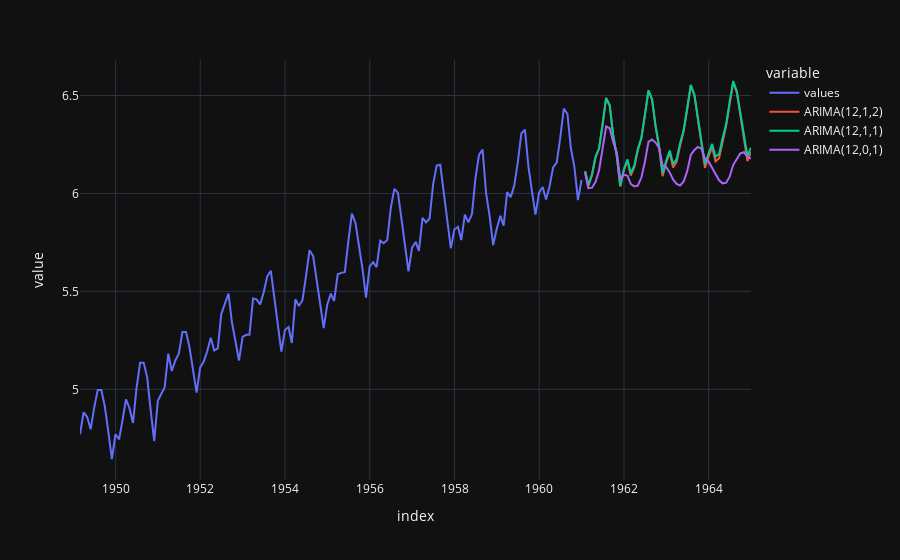

The notebook cell saved with this chart:
### Code cell
df_forecast = utils.get_model_forecast(df_forecast, "values", order=(12, 0, 1))
df_forecast.plot(color='variable')

### Figure 1 — Plotly figure (JSON) as saved in the notebook; plotly's stock layout.template omitted (floating-point values rounded to 4 significant figures; data arrays with more than 128 entries replaced by an {"elided": "..."} marker saying what was removed)
{"data": [{"hovertemplate": "variable=values<br>index=%{x}<br>value=%{y}<extra></extra>", "legendgroup": "values", "line": {"color": "#636efa", "dash": "solid"}, "marker": {"symbol": "circle"}, "mode": "lines", "name": "values", "orientation": "v", "showlegend": true, "type": "scatter", "x": {"elided": "191 str values"}, "xaxis": "x", "y": {"elided": "191 float values"}, "yaxis": "y"}, {"hovertemplate": "variable=ARIMA(12,1,2)<br>index=%{x}<br>value=%{y}<extra></extra>", "legendgroup": "ARIMA(12,1,2)", "line": {"color": "#EF553B", "dash": "solid"}, "marker": {"symbol": "circle"}, "mode": "lines", "name": "ARIMA(12,1,2)", "orientation": "v", "showlegend": true, "type": "scatter", "x": {"elided": "191 str values"}, "xaxis": "x", "y": {"elided": "191 float values"}, "yaxis": "y"}, {"hovertemplate": "variable=ARIMA(12,1,1)<br>index=%{x}<br>value=%{y}<extra></extra>", "legendgroup": "ARIMA(12,1,1)", "line": {"color": "#00cc96", "dash": "solid"}, "marker": {"symbol": "circle"}, "mode": "lines", "name": "ARIMA(12,1,1)", "orientation": "v", "showlegend": true, "type": "scatter", "x": {"elided": "191 str values"}, "xaxis": "x", "y": {"elided": "191 float values"}, "yaxis": "y"}, {"hovertemplate": "variable=ARIMA(12,0,1)<br>index=%{x}<br>value=%{y}<extra></extra>", "legendgroup": "ARIMA(12,0,1)", "line": {"color": "#ab63fa", "dash": "solid"}, "marker": {"symbol": "circle"}, "mode": "lines", "name": "ARIMA(12,0,1)", "orientation": "v", "showlegend": true, "type": "scatter", "x": {"elided": "191 str values"}, "xaxis": "x", "y": {"elided": "191 float values"}, "yaxis": "y"}], "layout": {"legend": {"title": {"text": "variable"}, "tracegroupgap": 0}, "margin": {"t": 60}, "xaxis": {"anchor": "y", "domain": [0, 1], "title": {"text": "index"}}, "yaxis": {"anchor": "x", "domain": [0, 1], "title": {"text": "value"}}}}
